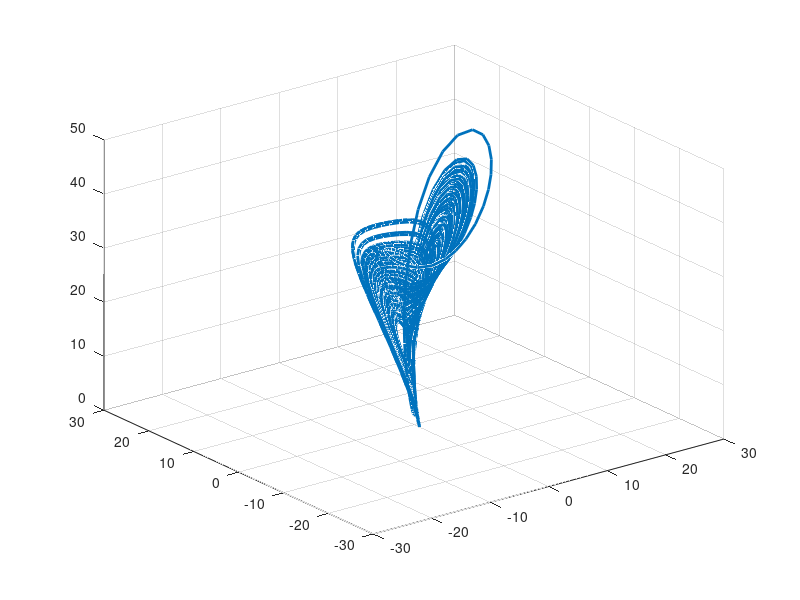
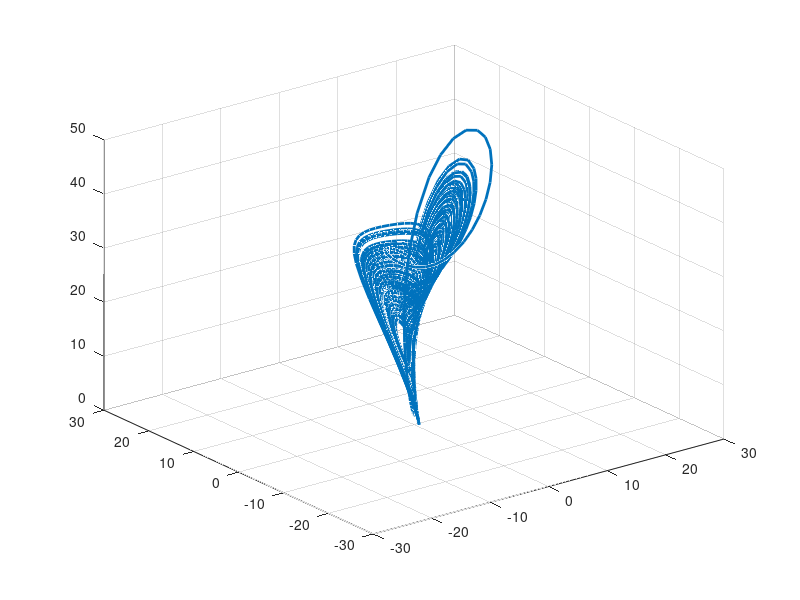

The MATLAB source for these figures, in order:
a = 36;
b = 3;
c = 20;

 
Xo = [ 1 1 1 ];

f = @(t,x) [a*(x(2)-x(1))
 -x(1)*x(3)+c*x(2)
 x(1)*x(2)- b*x(3)];


[t,x] = ode23(f,[-150 150],[1 1 1]);

figure( 1 )
h1=plot3(x(:,1),x(:,2),x(:,3)); 
grid on
hold off
set(h1,'LineWidth',2);

[t,x] = ode45(f,[-150 150],[1 1 1]);
figure( 2 )
h1=plot3(x(:,1),x(:,2),x(:,3)); 
grid on
hold off
set(h1,'LineWidth',2);